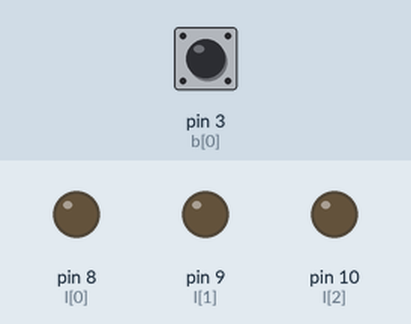
Simulated run of this sketch. Board: Arduino Uno, built with avr-gcc and run on an emulated ATmega328P. Shown: output pins drawn as LEDs (lit = HIGH). Inputs (shaded band) come from the test bench; at power-on: pin 3 (b[0]) HIGH. What the sketch prints to the serial monitor is not drawn.

Above: at 1.3 s.
1.4 s: pin 3 (b[0]) pulled LOW for 1 s
At 3.5 s:
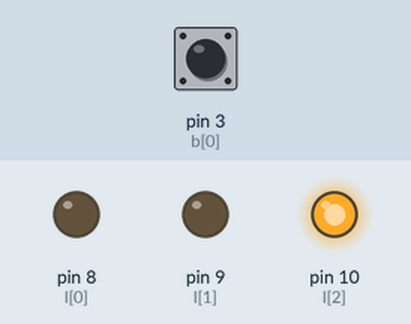
3.9 s: pin 3 (b[0]) pulled LOW for 0.3 s
At 4.3 s:
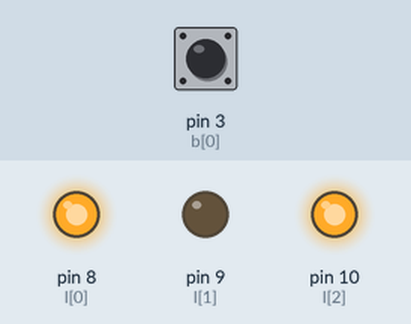
5.7 s: pin 3 (b[0]) pulled LOW for 0.3 s
At 6.3 s:
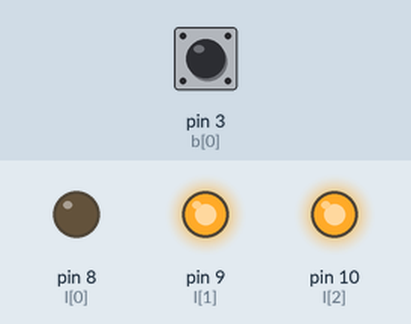
7.5 s: pin 3 (b[0]) pulled LOW for 3.2 s
At 11.8 s:
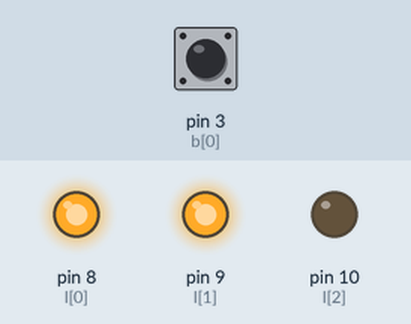
Timing chart, 0 to 13.2 s (numbered marks = the images above; inputs shaded):
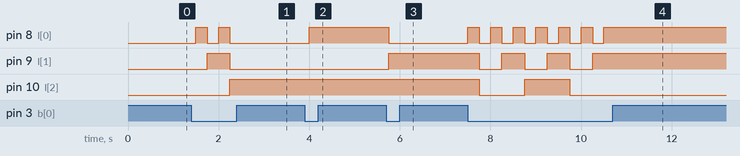

Measured:
- after the input at 1.4 s, pin 8 (l[0]): alternates HIGH for 0.25 s and LOW for 0.25 s, 4 changes in all, then stays LOW, starting after 0.10 s; pin 9 (l[1]): LOW → HIGH after 0.35 s, → LOW 0.50 s later; pin 10 (l[2]): LOW → HIGH after 0.85 s
- after the input at 3.9 s, pin 8 (l[0]): LOW → HIGH after 0.10 s
- after the input at 5.7 s, pin 8 (l[0]): HIGH → LOW after 0.05 s; pin 9 (l[1]): LOW → HIGH after 0.05 s
- after the input at 7.5 s, pin 8 (l[0]): alternates HIGH for 0.25 s and LOW for 0.25 s, 13 changes in all, then stays HIGH, starting at once; pin 9 (l[1]): alternates HIGH for 0.50 s and LOW for 0.50 s, 6 changes in all, then stays HIGH, starting after 0.25 s; pin 10 (l[2]): HIGH → LOW after 0.25 s, → HIGH 1.0 s later, → LOW 1.0 s later

The sketch:

counter.ino
```cpp
int l[3] = {8,9,10};
int b[2] = {3,4};
int bin[3] = {0};
int counter = 0;

void toBinary(int num) {
  for (int i = 0; i < 3; ++i) bin[i]=0;
  for (int i = 0; num!=0 && i < 3; ++i) {
    bin[i] = num%2;
    num/=2;
  }
}

void show() {
  for(int i = 0; i<3; ++i) digitalWrite(l[i], LOW);
  for(int i = 0; i<3; ++i) {
    if(bin[i] == 1) digitalWrite(l[i], HIGH);
  }
}

void setup() {
  pinMode(l[0],OUTPUT);
  pinMode(l[1], OUTPUT);
  pinMode(l[2], OUTPUT);

  pinMode(b[0], INPUT);
  pinMode(b[1], INPUT);
  digitalWrite(b[0], HIGH);
  digitalWrite(b[1], HIGH);
  Serial.begin(9600);
}

void loop() {
  if(digitalRead(b[0]) == LOW) {
    if (counter == 7) counter=0;
    else counter++;
  }
  Serial.print(counter);
  toBinary(counter);
  show();
  delay(250);
}
```
